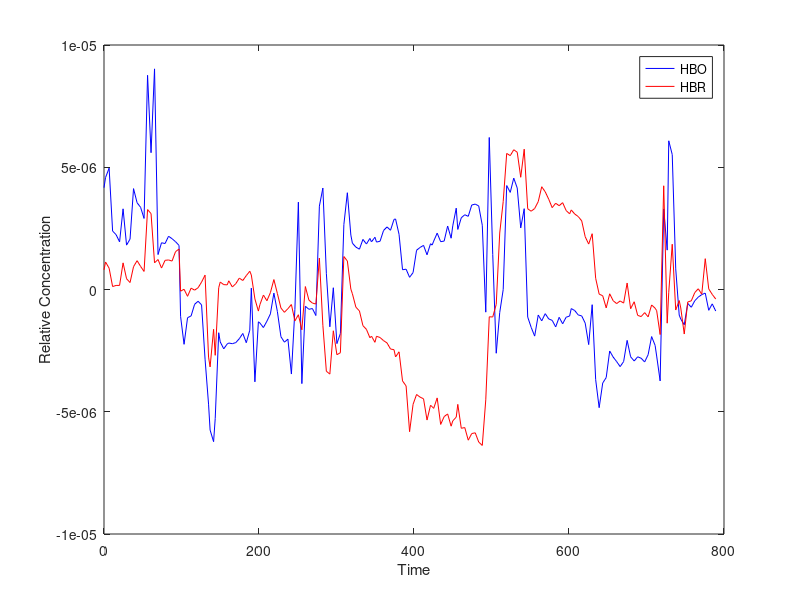

MATLAB code to generate this figure:
clear all
load("DOS_Data2.mat")

base_start = find(Marks==1)
base_end = find(Marks==2)

M = [0.208, 0.115, 0.133]'
E = [epsilon635 ; epsilon785 ; epsilon830]
C = linsolve(E, M)

amp6_base = mean(Amp635(base_start:base_end))
amp7_base = mean(Amp785(base_start:base_end))
amp8_base = mean(Amp830(base_start:base_end))

deltaOD6 = log(Amp635/amp6_base)
deltaOD7 = log(Amp785/amp7_base)
deltaOD8 = log(Amp830/amp8_base)

deltaODM = [deltaOD6 deltaOD7 deltaOD8]

deltaMUA = deltaODM / 6

delta_C = linsolve(E, deltaMUA')

HBO_vec = delta_C(1,:)'
HBR_vec = delta_C(2,:)'

figure
%subplot(3,1,[1 2])
plot(TimeAxis,HBO_vec,'b',TimeAxis,HBR_vec,'r');
xlabel('Time');
ylabel('Relative Concentration');
legend('HBO','HBR');
